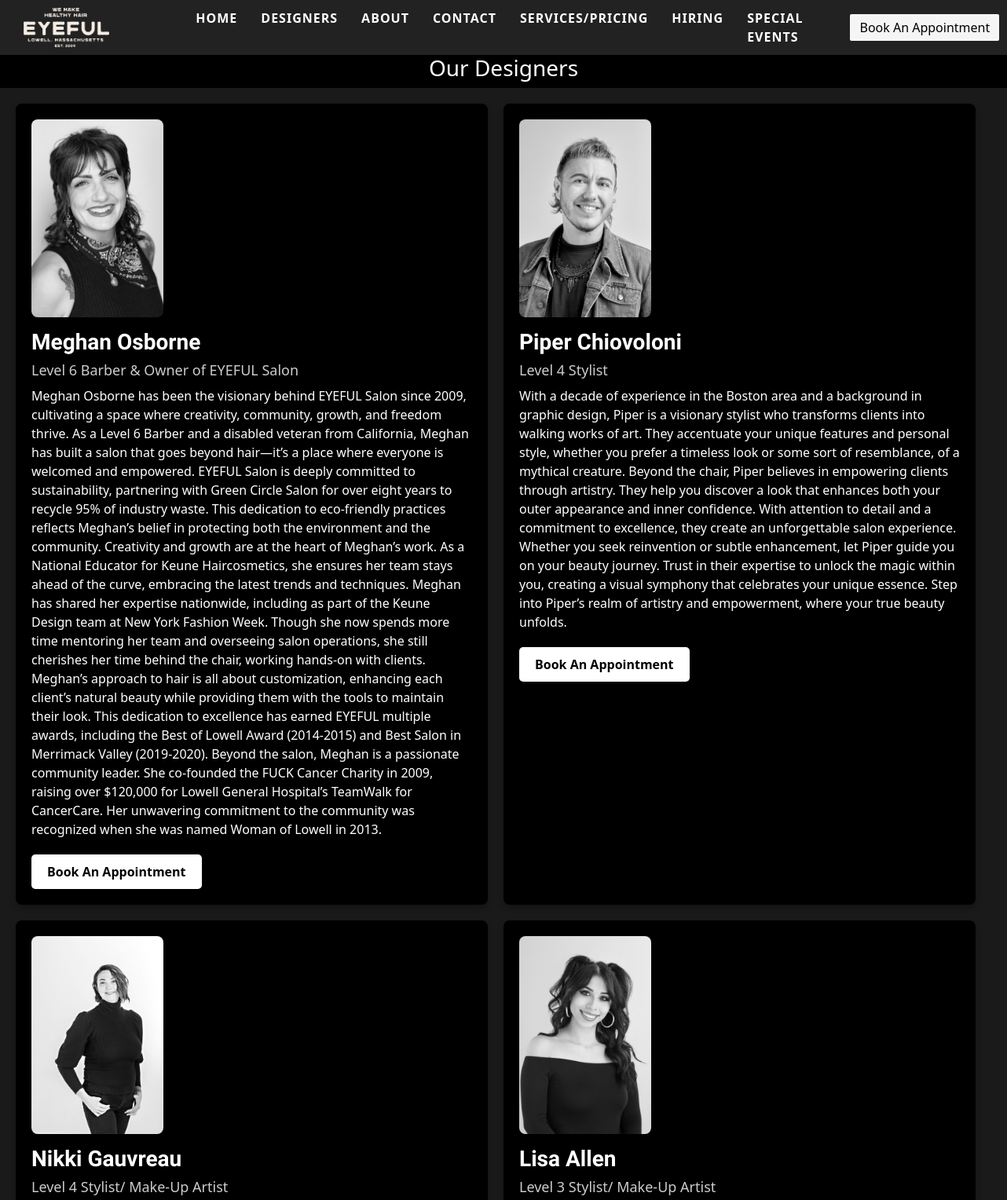
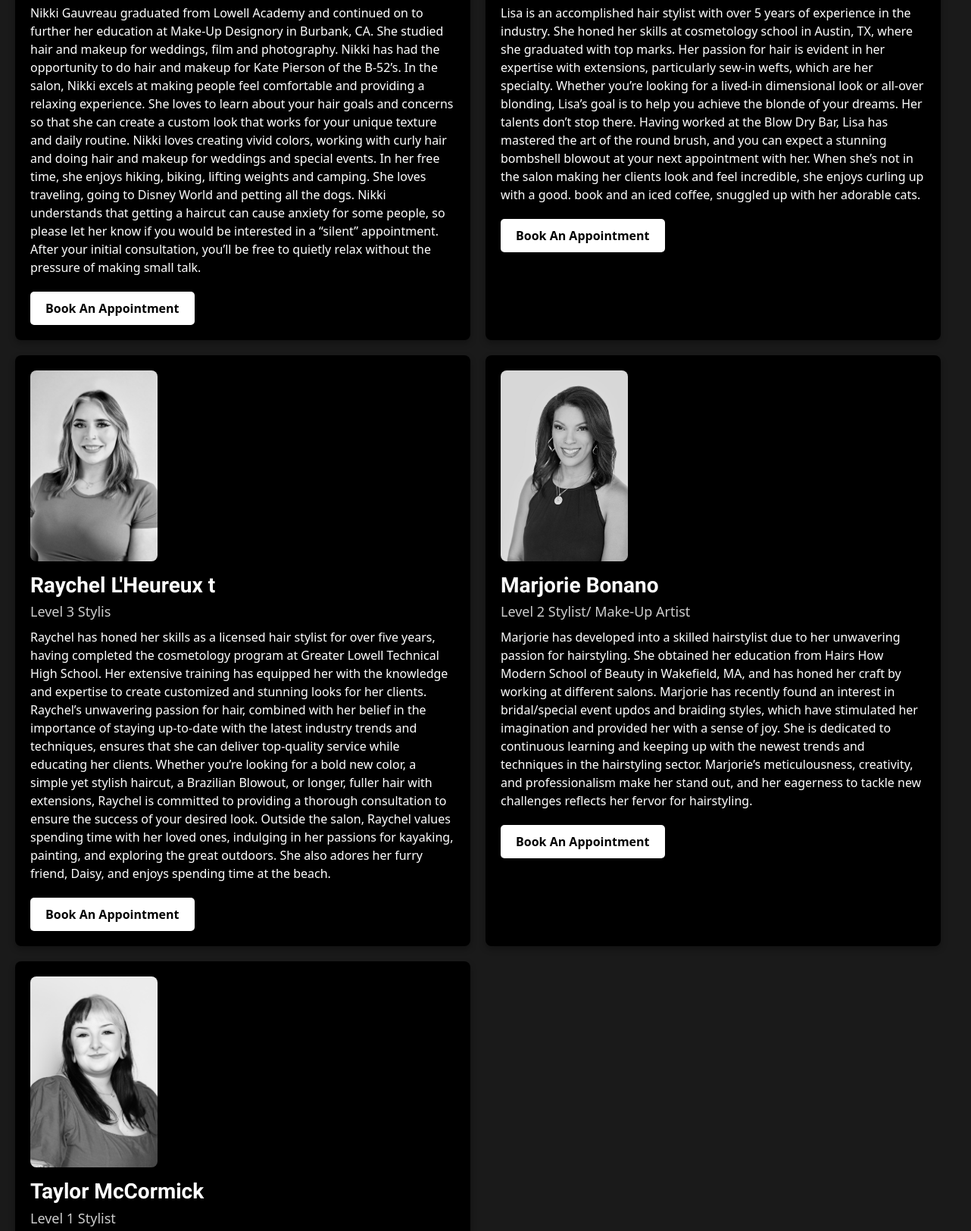
Page /designers/ (upper part) on the committed database (2 pictures, top to bottom).
### myapp/models.py (models this page shows, shortened)
class Stylist(models.Model):
    name = models.CharField(max_length=100)
    title = models.CharField(max_length=100)
    description = models.TextField()
    photo = models.ImageField(upload_to='stylists/')  # Ensure media files are properly handled

### myapp/views.py (the view)
# urls.py: path('designers/', views.designers, name='designers'),
def designers(request):
    stylists = Stylist.objects.all()
    return render(request, 'designers.html', {'stylists': stylists})

### templates/designers.html (shortened to what this page needs)
{% extends 'base.html' %}
{% load static %}
{% block content %}
<head>
</head>
<body style="background-color: #000;">
    <h3 style="background-color: #000;text-align: center;color: white;">Our Designers</h3>
    <div class="stylist-container">
        {% for stylist in stylists %}
        <div class="stylist-profile">
            <img src="{{ stylist.photo.url }}" alt="{{ stylist.name }}" class="stylist-photo">
            <h2 class="stylist-name">{{ stylist.name }}</h2>
            <h3 class="stylist-title">{{ stylist.title }}</h3>
            <p class="stylist-description">{{ stylist.description }}</p>
            <a href="{% url 'booking' %}" class="appointment-button">Book An Appointment</a>
        </div>
        {% endfor %}
    </div>
</body>
{% endblock %}

### templates/designers.html (style rules this page uses)
.stylist-container { display: flex; flex-wrap: wrap; gap: 20px; padding: 20px; background-color: #1a1a1a; }
.stylist-profile { background-color:black; color: #fff; width: calc(50% - 20px); padding: 20px; border-radius: 8px; box-shadow: 0px 4px 8px rgba(0, 0, 0, 0.3); }
.stylist-photo { width: 30%; height: auto; border-radius: 8px; margin-bottom: 15px; }
.stylist-name { font-family: Lavishly Yours; font-size: 28px; font-weight: bold; }
.stylist-title { font-size: 18px; color: #ccc; }
.stylist-description { font-size: 16px; margin: 10px 0; }
.appointment-button { display: inline-block; padding: 10px 20px; margin-top: 10px; color: #000; background-color: #fff; border-radius: 5px; text-decoration: none; font-weight: bold; transition: background-color 0.3s; }

### rows in the picture
Stylist: photo (picture), name "Meghan Osborne", title "Level 6 Barber & Owner of EYEFUL Salon", description "Meghan Osborne has been the visionary behind EYEFUL Salon since 2009, cultivating a space where creativity, community, growth, and freedom thrive. As a Level 6 Barber and a disabled veteran from California, Meghan has built a salon that goes beyond hair—it’s a place where everyone is welcomed and empowered. EYEFUL Salon is deeply committed to sustainability, partnering with Green Circle Salon for over eight years to recycle 95% of industry waste. This dedication to eco-friendly practices reflects Meghan’s belief in protecting both the environment and the community. Creativity and growth are at the heart of Meghan’s work. As a National Educator for Keune Haircosmetics, she ensures her team…"
Stylist: photo (picture), name "Piper Chiovoloni", title "Level 4 Stylist", description "With a decade of experience in the Boston area and a background in graphic design, Piper is a visionary stylist who transforms clients into walking works of art. They accentuate your unique features and personal style, whether you prefer a timeless look or some sort of resemblance, of a mythical creature. Beyond the chair, Piper believes in empowering clients through artistry. They help you discover a look that enhances both your outer appearance and inner confidence. With attention to detail and a commitment to excellence, they create an unforgettable salon experience. Whether you seek reinvention or subtle enhancement, let Piper guide you on your beauty journey. Trust in their expertise…"
Stylist: photo (picture), name "Nikki Gauvreau", title "Level 4 Stylist/ Make-Up Artist", description "Nikki Gauvreau graduated from Lowell Academy and continued on to further her education at Make-Up Designory in Burbank, CA. She studied hair and makeup for weddings, film and photography. Nikki has had the opportunity to do hair and makeup for Kate Pierson of the B-52’s. In the salon, Nikki excels at making people feel comfortable and providing a relaxing experience. She loves to learn about your hair goals and concerns so that she can create a custom look that works for your unique texture and daily routine. Nikki loves creating vivid colors, working with curly hair and doing hair and makeup for weddings and special events. In her free time, she enjoys hiking, biking, lifting weights and…"
Stylist: photo (picture), name "Lisa Allen", title "Level 3 Stylist/ Make-Up Artist", description "Lisa is an accomplished hair stylist with over 5 years of experience in the industry. She honed her skills at cosmetology school in Austin, TX, where she graduated with top marks. Her passion for hair is evident in her expertise with extensions, particularly sew-in wefts, which are her specialty. Whether you’re looking for a lived-in dimensional look or all-over blonding, Lisa’s goal is to help you achieve the blonde of your dreams. Her talents don’t stop there. Having worked at the Blow Dry Bar, Lisa has mastered the art of the round brush, and you can expect a stunning bombshell blowout at your next appointment with her. When she’s not in the salon making her clients look and feel…"
Stylist: photo (picture), name "Raychel L'Heureux t", title "Level 3 Stylis", description "Raychel has honed her skills as a licensed hair stylist for over five years, having completed the cosmetology program at Greater Lowell Technical High School. Her extensive training has equipped her with the knowledge and expertise to create customized and stunning looks for her clients. Raychel’s unwavering passion for hair, combined with her belief in the importance of staying up-to-date with the latest industry trends and techniques, ensures that she can deliver top-quality service while educating her clients. Whether you’re looking for a bold new color, a simple yet stylish haircut, a Brazilian Blowout, or longer, fuller hair with extensions, Raychel is committed to providing a thorough…"
Stylist: photo (picture), name "Marjorie Bonano", title "Level 2 Stylist/ Make-Up Artist", description "Marjorie has developed into a skilled hairstylist due to her unwavering passion for hairstyling. She obtained her education from Hairs How Modern School of Beauty in Wakefield, MA, and has honed her craft by working at different salons. Marjorie has recently found an interest in bridal/special event updos and braiding styles, which have stimulated her imagination and provided her with a sense of joy. She is dedicated to continuous learning and keeping up with the newest trends and techniques in the hairstyling sector. Marjorie’s meticulousness, creativity, and professionalism make her stand out, and her eagerness to tackle new challenges reflects her fervor for hairstyling."
Stylist: photo (picture), name "Taylor McCormick", title "Level 1 Stylist"
